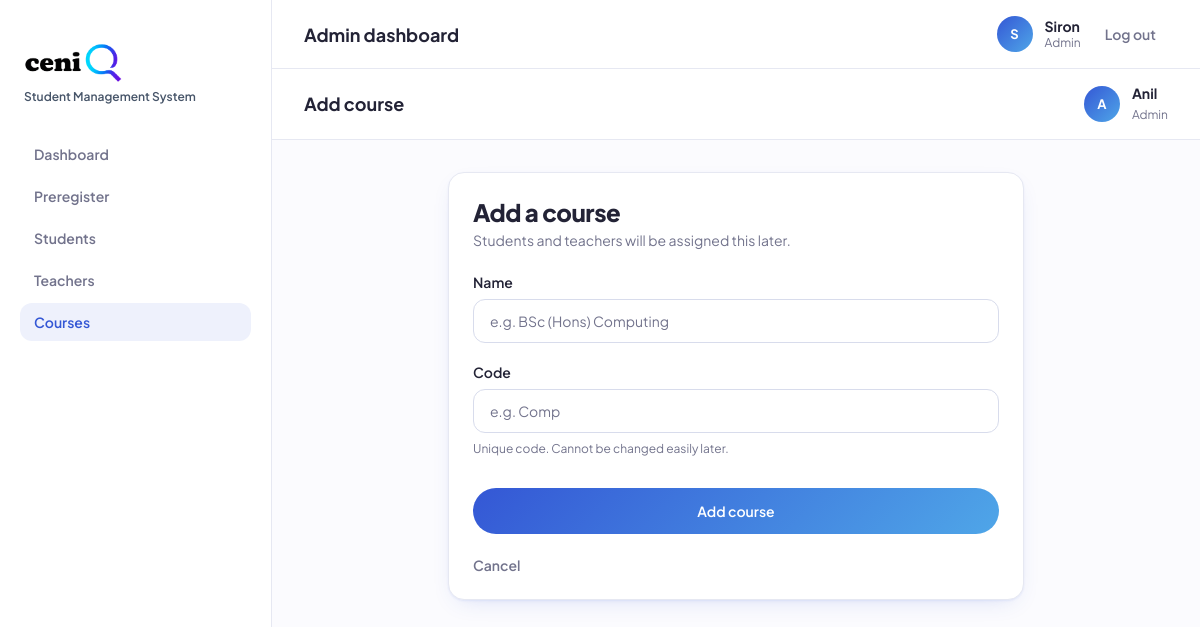
The page /courses/add/ (signed in) on the database its author committed.
### accounts/models.py (models this page shows, shortened)
class User(AbstractUser):
    class Role(models.TextChoices):
        ADMIN = "ADMIN","Admin"
        TEACHER ="TEACHER","Teacher"
        STUDENT = "STUDENT","Student"
    role = models.CharField(max_length=10, choices=Role.choices)
    def is_admin(self):
        return self.role == self.Role.ADMIN or self.is_superuser

### courses/views.py (the view)
# urls.py: path("add/",views.add_course,name="add_course"),
@login_required
def add_course(request):
    if not request.user.is_admin():
        return HttpResponseForbidden("You don't have access to this page.")
    if request.method == "POST":
        form = CourseForm(request.POST)
        if form.is_valid():
            form.save()
            return redirect("courses:course_list")
    else:
        form = CourseForm()
    return render(request,"courses/add_course.html",{"form":form})

### courses/forms.py
class CourseForm(forms.ModelForm):
    class Meta:
        model = Course
        fields = ["name","code"]

### templates/courses/add_course.html (shortened to what this page needs)
{% load static %}
<!DOCTYPE html>
<html lang="en">
<head>
  <link rel="stylesheet" href="{% static 'CSS/styles.css' %}" />
</head>
<body>
  <div class="app-shell">
    <aside class="app-sidebar">
      <a href="{% url 'accounts:index' %}" class="brand">
        <img src="{% static 'IMG/ceniQ.png' %}" alt="ceniQ logo" class="ceniQ"/>
          <span class="brand-sub">Student Management System</span>
      </a>
      <nav class="app-nav" aria-label="Admin">
        <a href="{% url 'accounts:admin_dashboard' %}" class="app-nav-item">Dashboard</a>
        <a href="{% url 'accounts:preregister' %}" class="app-nav-item">Preregister</a>
        <a href="#" class="app-nav-item">Students</a>
        <a href="#" class="app-nav-item">Teachers</a>
        <a href="{% url 'courses:course_list' %}" class="app-nav-item active">Courses</a>
      </nav>
    </aside>
    <div class="app-main">
      <header class="app-topbar">
        <h1>Admin dashboard</h1>
        <div class="app-user">
          <span class="app-user-avatar">{{ user.first_name|first|upper}}</span>
          <span class="app-user-info">
            <span class="app-user-name">{{ user.first_name }}</span>
            <span class="app-user-role">{{ user.get_role_display }}</span>
          </span>
          <form method="post" action="{% url 'accounts:logout' %}" class="nav-links" style="display:inline;">
            <button type="submit" class="nav-link">Log out</button>
          </form>
        </div>
      </header>
  <div class="app-main">
      <header class="app-topbar">
        <h1>Add course</h1>
        <div class="app-user">
          <span class="app-user-avatar">A</span>
          <span>
            <span class="app-user-name" style="display:block;">Anil</span>
            <span class="app-user-role">Admin</span>
          </span>
        </div>
      </header>
      <main class="app-content">
        <div class="max-w-xl mx-auto">
          <div class="card">
            <h2 style="font-size:1.5rem;font-weight:800;letter-spacing:-0.02em;color:var(--foreground);margin:0;">
              Add a course
            </h2>
            <p class="mt-1" style="font-size:0.875rem;color:var(--muted-foreground);">
              Students and teachers will be assigned this later.
            </p>
            <form method="post" action="{% url 'courses:add_course' %}" class="auth-form mt-6">
              <div class="field">
                <label for="name">Name</label>
                <input id="name" name="name" type="text" required placeholder="e.g. BSc (Hons) Computing" />
              </div>
              <div class="field">
                <label for="code">Code</label>
                <input id="code" name="code" type="text" required maxlength="15" placeholder="e.g. Comp" />
                <p class="field-hint">Unique code. Cannot be changed easily later.</p>
              </div>
              <button type="submit" class="btn btn-primary btn-block">Add course</button>
              <div>
                <a href="{% url 'courses:course_list' %}" style="font-size:0.875rem;font-weight:600;color:var(--muted-foreground);">Cancel</a>
              </div>
            </form>
          </div>
        </div>
      </main>
    </div>
  </div>
    </div>
</body>
</html>

### rows shown on the page
User: first_name|first "S", first_name "Siron", role "Admin"
